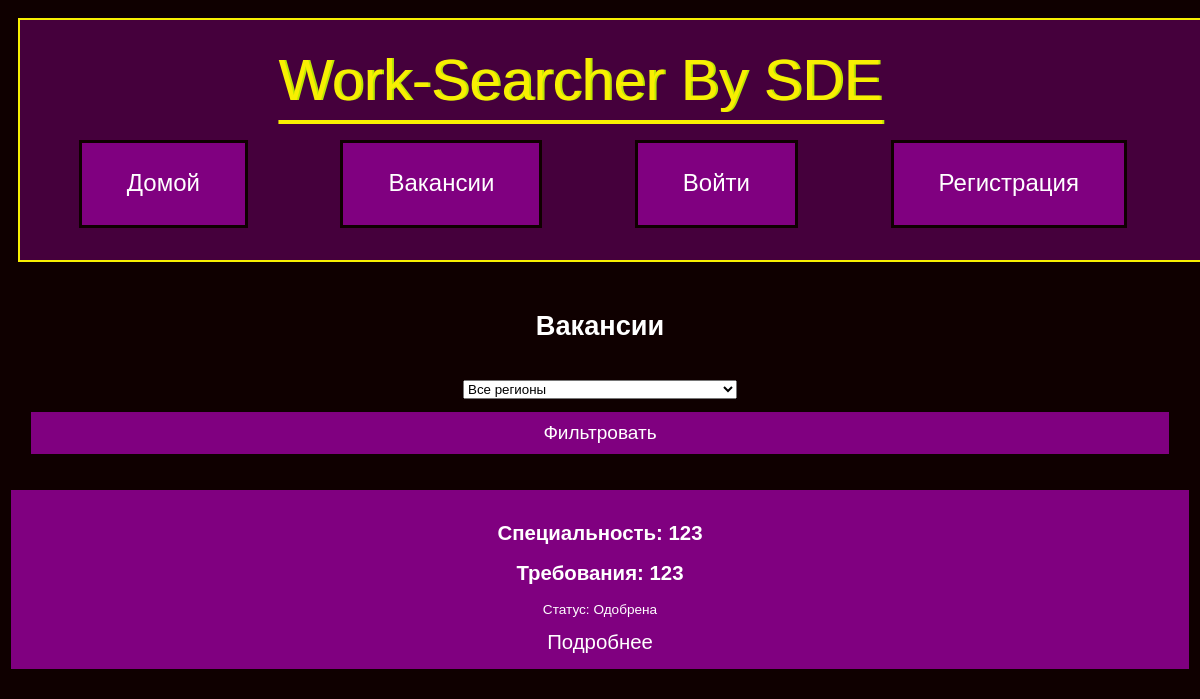
Page /jobs on the committed database.
### Model/models.py (models this page shows)
class Job(db.Model):
    id = db.Column(db.Integer, primary_key=True)
    title = db.Column(db.String(300), nullable=False)
    description = db.Column(db.Text, nullable=False)
    requirements = db.Column(db.String(200))
    image_filename = db.Column(db.String(300))
    user_id = db.Column(db.Integer, db.ForeignKey('user.id'), nullable=False)
    user = db.relationship('User', backref=db.backref('jobs', lazy=True))
    status = db.Column(db.Boolean, nullable=True)
    resumes = db.relationship('Resume', secondary=job_resume_association, backref=db.backref('jobs', lazy=True))

### Controller/CZN.py (the view)
@CZN.route("/jobs", methods=['GET', 'POST'])
def jobs():
    selected_region_id = request.args.get('region', 'all')
    status = request.args.get('status', 'all')
    regions = Region.query.all()
    selected_region = None
    if current_user.is_authenticated:
        if current_user.is_admin:
            if selected_region_id != 'all':
                if status == 'pending':
                    jobs = Job.query.join(User).filter(User.region_id==selected_region_id, (Job.status==None)).all()
                elif status == 'approved':
                    jobs = Job.query.join(User).filter(User.region_id==selected_region_id, (Job.status==True)).all()
                elif status == 'rejected':
                    jobs = Job.query.join(User).filter(User.region_id==selected_region_id, (Job.status==False)).all()
                else:
                    jobs = Job.query.join(User).filter(User.region_id==selected_region_id).all()
            else:
                if status == 'pending':
                    jobs = Job.query.join(User).filter((Job.status==None)).all()
                elif status == 'approved':
                    jobs = Job.query.join(User).filter((Job.status==True)).all()
                elif status == 'rejected':
                    jobs = Job.query.join(User).filter((Job.status==False)).all()
                else:
                    jobs = Job.query.all()
        else:
            if selected_region_id != 'all':
                jobs = Job.query.join(User).filter(User.region_id==selected_region_id, (Job.status==True)).all()
            else:
                jobs = Job.query.filter((Job.status==True) | (Job.user_id==current_user.id)).all()
        selected_region = Region.query.get(current_user.region_id)
    else:
        if selected_region_id != 'all':
            jobs = Job.query.join(User).filter(User.region_id==selected_region_id, (Job.status==True)).all()
        else:
            jobs = Job.query.filter_by(status=True).all()
    return render_template('jobs.html', jobs=reversed(jobs), selected_region=selected_region, regions=regions)

### templates/jobs.html (shortened to what this page needs)
{% extends "base.html" %}
{% block content %}
    <h1>Вакансии</h1>
    {% if current_user.is_authenticated %}
        {% if current_user.employer_status and not current_user.is_admin%}
            <a href="{{ url_for('job.create_job') }}">Создать вакансию</a>
        {% endif %}
        {% if current_user.is_admin %}
            <form method="GET" action="{{ url_for('CZN.jobs') }}">
                <select name="status">
                    <option value="all">Все вакансии</option>
                    <option value="pending">В рассмотрении</option>
                    <option value="approved">Одобрены</option>
                    <option value="rejected">Не одобрены</option>
                </select>
                <select name="region">
                    <option value="all">Все регионы</option>
                    {% for region in regions %}
                        <option value="{{ region.id }}">{{ region.region }}</option>
                    {% endfor %}
                </select>
                <input type="submit" value="Фильтровать">
            </form>
        {% endif %}
    {% else %}
        <form method="GET" action="{{ url_for('CZN.jobs') }}">
            <select name="region">
                <option value="all">Все регионы</option>
            </select>
            <input type="submit" value="Фильтровать">
        </form>
    {% endif %}
    {% if jobs %}
        <ul>
            {% for job in jobs %}
                <li class="job">
                    <div class="job-container">
                        <h2 class="float-left">Специальность: {{ job.title }}</h2>
                        <h2 class="float-left"> Требования: {{ job.requirements }}</h2>
                       <p>Статус: {% if job.status==None %}В рассмотрении{% elif job.status %}Одобрена{% else %}Неодобрена{% endif %}</p>
                        <a href="{{ url_for('job.show_job', job_id=job.id) }}">Подробнее</a>
                    </div>
                </li>
            {% endfor %}
        </ul>
    {% else %}
        <p>No jobs available for the selected region.</p>
    {% endif %}
{% endblock %}

### static/styles.css (style rules this page uses)
html { height:100%; }
body { background: #0f0000; color : #ffffff; font-family: "helterskelter", sans-serif; -webkit-background-size: cover; }
a { text-decoration: none; color: #ffffff; font-size: 150%; padding: 15px; }
ul { list-style-type: none; margin: 0; padding: 0; }
li { background: #800080; padding-top: 15px; padding-bottom: 15px; padding-right: 30px; padding-left: 30px; border: medium solid #0f0000; }
form { color: #fff; padding: 20px; }
input, textarea { background: #45003c; width: 100%; padding: 10px; box-sizing: border-box; border: 1px solid #ccc; color: #fff; margin-bottom: 10px; margin-top: 10px; font-size: 18px; }
input[type="submit"] { width: 100%; background: #800080; color: #fff; cursor: pointer; transition: background-color 0.3s ease-in-out; border: medium solid #0f0000; font-size : 140%; }

### rows in the picture
Job: title "123", requirements "123", status "Одобрена"
